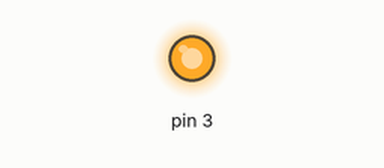
Simulated run of this sketch. Board: Arduino Uno, built with avr-gcc and run on an emulated ATmega328P. Parts: output pins drawn as LEDs (lit = HIGH).

Above: at 0.05 s.
At 1.95 s:
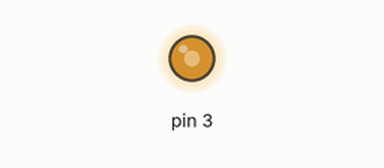
At 3.9 s:
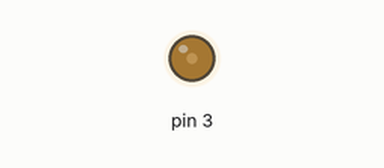
At 5.1 s:
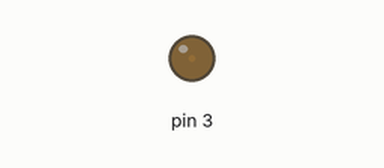
Timing chart, 0 to 6.7 s (numbered marks = the images above):
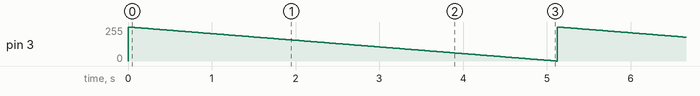

Measured:
- by itself, pin 3: ramps from 255/255 to 0/255 and jumps back, once every 5.1 s

The sketch:

Motor_Shrinking_PWM.ino
```cpp
void setup() {
  // put your setup code here, to run once:
  pinMode(3, OUTPUT);
}

void loop() {
  // put your main code here, to run repeatedly:

  static int V = 255;
  analogWrite(3, V);
  V -= 1;
  if(V < 0) V = 255;
  delay(20);

}
```
